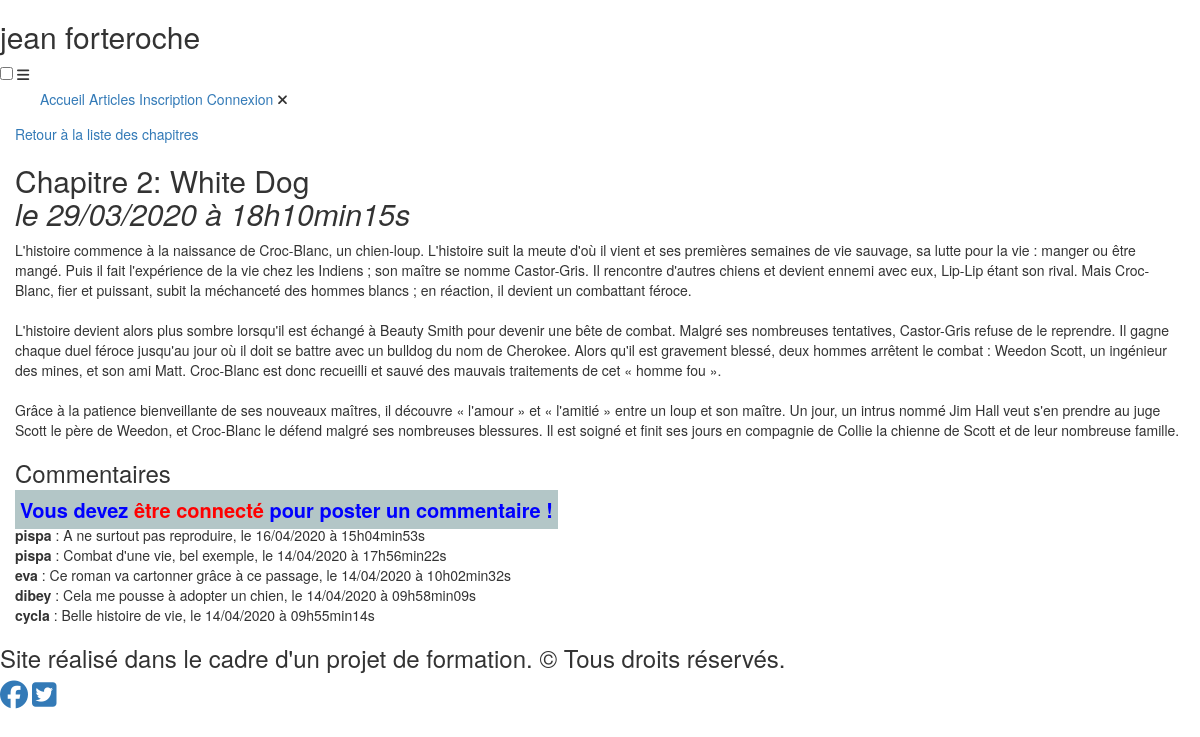
/index.php?action=chapitre&id=2, run on the app's committed database.
### tables this page shows
CREATE TABLE IF NOT EXISTS `posts` (
  `post_id` int(11) NOT NULL AUTO_INCREMENT,
  `title` varchar(255) NOT NULL,
  `content` text NOT NULL,
  `creation_date` datetime NOT NULL,
  PRIMARY KEY (`post_id`)
);

CREATE TABLE IF NOT EXISTS `comments` (
  `comment_id` int(11) NOT NULL AUTO_INCREMENT,
  `post_id` int(11) NOT NULL,
  `user_id` int(11) NOT NULL,
  `comment` text NOT NULL,
  `comment_date` datetime NOT NULL,
  `reported` tinyint(1) NOT NULL DEFAULT '0',
  PRIMARY KEY (`comment_id`),
  KEY `comments_ibfk_1` (`post_id`),
  KEY `user_id` (`user_id`)
);

CREATE TABLE IF NOT EXISTS `users` (
  `user_id` int(11) NOT NULL AUTO_INCREMENT,
  `pseudo` varchar(255) NOT NULL,
  `mail` varchar(255) NOT NULL,
  `pass` varchar(255) NOT NULL,
  `admin` tinyint(1) NOT NULL DEFAULT '0',
  PRIMARY KEY (`user_id`)
);

### controller/frontend.php (called while the page is built, shortened)
<?php
require_once('model/PostManager.php');
require_once('model/CommentManager.php');
function post()
{
    $postManager = new PostManager();
    $commentManager = new CommentManager();
    $post = $postManager->getPost($_GET['id']);
    $comments = $commentManager->getComments($_GET['id']);
    require('view/frontend/postView.php');
}

### model/PostManager.php (called while the page is built, shortened)
<?php
class PostManager extends Manager
{
    public function getPost($postId)
    {
        $db = $this->dbConnect();
        $req = $db->prepare('SELECT post_id, title, content, DATE_FORMAT(creation_date, \'%d/%m/%Y à %Hh%imin%ss\') AS creation_date_fr FROM posts WHERE post_id = ?');
        $req->execute(array($postId));
        $post = $req->fetch();
        return $post;
    }
}

### model/CommentManager.php (called while the page is built, shortened)
<?php
class CommentManager extends Manager
{
    public function getComments($postId)
    {
        $db = $this->dbConnect();
        $comments = $db->prepare('SELECT users.pseudo AS author, comments.comment AS content, comment_id, reported, DATE_FORMAT(comment_date, \'%d/%m/%Y à %Hh%imin%ss\') AS comment_date_fr FROM users INNER JOIN comments ON users.user_id = comments.user_id WHERE post_id = ? ORDER BY comment_date DESC');
        $comments->execute(array($postId));
        return $comments;
    }
}

### view/frontend/postView.php (the view, shortened to what this page needs)
<p><a href="index.php?action=listPosts">Retour à la liste des chapitres</a></p>
<div id="news">
    <h2><?= $post['title'] ?><br> <em> le <?= $post['creation_date_fr'] ?></em></h2>
    <p><?= nl2br($post['content']) ?></p>
</div>
<h3>Commentaires</h3>
<?php if(isset($_SESSION['pseudoconnect'])): ?>
    <div id="formcomment">
        <form action="index.php?action=addComment&amp;id=<?= $post['post_id'] ?>" method="post"  >
            <textarea id="comment" name="comment" rows="10" cols="45" placeholder="Votre commentaire..."></textarea><br><br>
            <input type="submit" id="submit" value="Publier votre commentaire" class="btn btn-primary" />
        </form>
    </div>
<?php else:?>
<?php  echo '<strong style="color:blue; font-size:20px; background-color: #B3C6C7; width: 100%; heigth:100%; padding:5px;">Vous devez <a href="index.php?action=connexion" title="connectez-vous"><span style="color:red;">être connecté</span></a> pour poster un commentaire !</strong>'; ?>
<?php endif; ?>
<?php
while ($comment = $comments->fetch())
{
?>
    <div id="postcomment"><strong><?= $comment['author']?></strong>  : <?= nl2br($comment['content']) ?>, le <?= $comment['comment_date_fr'] ?>
    </div>
<?php
}
?>
<?php require('view/frontend/template.php'); ?>

### data on the page
posts: title "Chapitre 2: White Dog", content "L'histoire commence à la naissance de Croc-Blanc, un chien-loup. L'histoire suit la meute d'où il vient et ses premières semaines de vie sauvage, sa lutte pour la vie : manger ou être mangé. Puis il fait l'expérience de la vie chez les Indiens ; son maître se nomme Castor-Gris. Il rencontre d'autres chiens et devient ennemi avec eux, Lip-Lip étant son rival. Mais Croc-Blanc, fier et puissant, subit la méchanceté des hommes blancs ; en réaction, il devient un combattant féroce. L'histoire devient alors plus sombre lorsqu'il est échangé à Beauty Smith pour devenir une bête de combat. Malgré ses nombreuses tentatives, Castor-Gris refuse de le reprendre. Il gagne chaque duel féroce jusqu'au…"
comments: user.pseudo "pispa", comment "A ne surtout pas reproduire", comment_date_fr "16/04/2020 à 15h04min53s"
comments: user.pseudo "pispa", comment "Combat d'une vie, bel exemple", comment_date_fr "14/04/2020 à 17h56min22s"
comments: user.pseudo "eva", comment "Ce roman va cartonner grâce à ce passage", comment_date_fr "14/04/2020 à 10h02min32s"
comments: user.pseudo "dibey", comment "Cela me pousse à adopter un chien", comment_date_fr "14/04/2020 à 09h58min09s"
comments: user.pseudo "cycla", comment "Belle histoire de vie", comment_date_fr "14/04/2020 à 09h55min14s"

### other printed values
$post['creation_date_fr'] "29/03/2020 à 18h10min15s"
